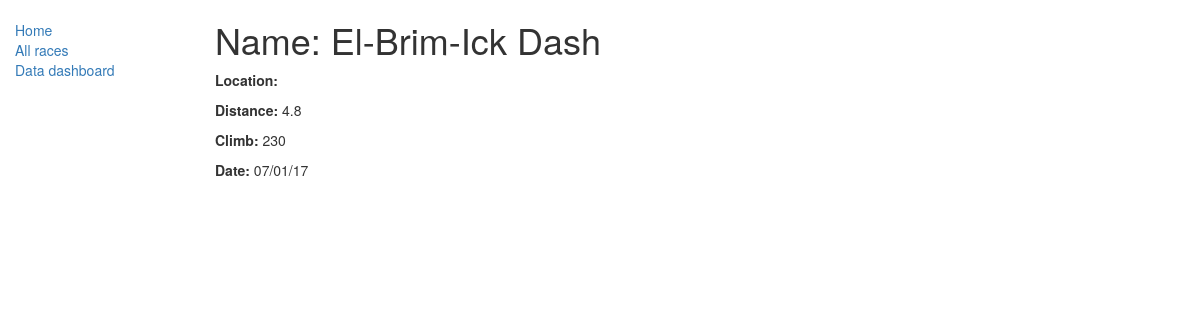
Screenshot of /catalog/race/3 with the database file from the repository.
### catalog/models.py (models this page shows, shortened)
class Race(models.Model):
    name = models.CharField(max_length=50)
    location = models.CharField(max_length=50)
    date = models.CharField(max_length=10)
    distance = models.FloatField()
    climb = models.IntegerField()

### catalog/views.py (the view)
# urls.py: url(r'^race/(?P<pk>\d+)$', views.RaceDetailView.as_view(), name='race-detail'),
class RaceDetailView(generic.DetailView):
    model = Race

### catalog/templates/catalog/race_detail.html
{% extends "base_generic.html" %}
{% block content %}
  <h1>Name: {{ race.name }}</h1>
  <p><strong>Location:</strong> {{ race.model }}</p>
  <p><strong>Distance:</strong> {{ race.distance }}</p>
  <p><strong>Climb:</strong> {{ race.climb }}</p>
  <p><strong>Date:</strong> {{ race.date }}</p>
{% endblock %}

### rows the page displays
Race: name "El-Brim-Ick Dash", distance "4.8", climb "230", date "07/01/17"
